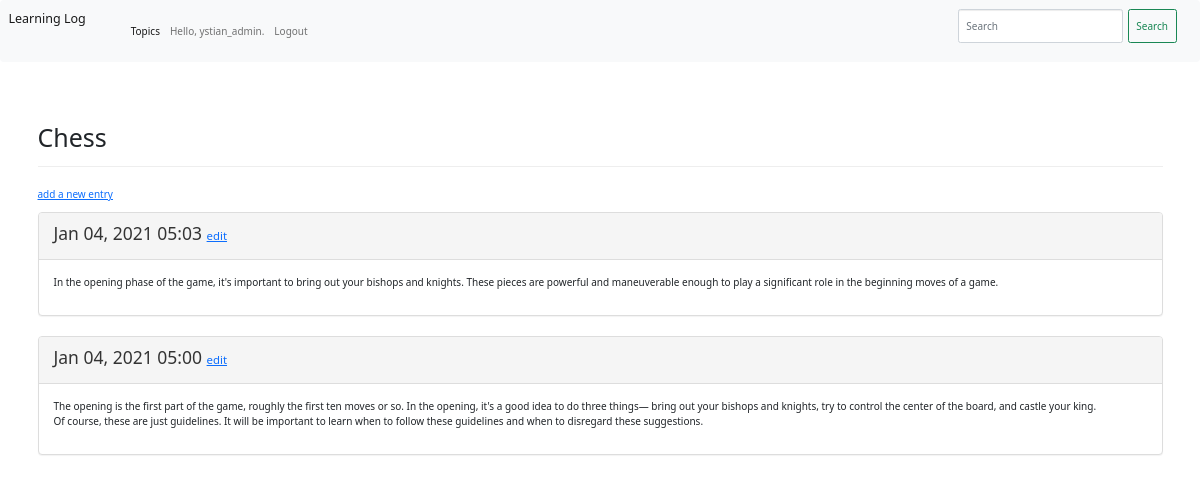
The page /topics/1/ (signed in) on the database its author committed.
### learning_logs/models.py (models this page shows, shortened)
class Topic(models.Model):
    text = models.CharField(max_length=200)
    date_added = models.DateTimeField(auto_now_add=True)
    owner = models.ForeignKey(User, on_delete = models.CASCADE)
    def __str__(self):
        return self.text

class Entry(models.Model):
    topic = models.ForeignKey(Topic,on_delete = models.CASCADE)
    text = models.TextField()
    date_added = models.DateTimeField(auto_now_add=True)
    class Meta:
        verbose_name_plural = 'entries'

### learning_logs/views.py (the view)
# urls.py: path('topics/<topic_id>/', views.topic, name = 'topic'),
@login_required
def topic(request, topic_id):
    topic = Topic.objects.get(id=topic_id)
    if request.user != topic.owner:
        raise Http404
    entries = topic.entry_set.order_by('-date_added')
    context = {'topic':topic, 'entries':entries}
    return render(request, 'learning_logs/topic.html', context)

### learning_logs/templates/learning_logs/topic.html
{% extends 'learning_logs/base.html' %}
{% block  header %}
  <h1>{{ topic }}</h1>
{% endblock header %}
{% block content %}
  <p>
    <a href="{% url 'learning_logs:new_entry' topic.id %}">add a new entry</a>
  </p>
  {% for entry in entries %}
    <div class="panel panel-default">
      <div class="panel-heading">
        <h3>{{ entry.date_added|date:'M d, Y H:i' }}
          <small>
            <a href = "{% url 'learning_logs:edit_entry' entry.id %}">edit</a>
          </small>
        </h3>
      </div>
      <div class="panel-body">
        {{ entry.text|linebreaks }}
      </div>
    </div>
  {% empty %}
	  There are no entries for this topic yet.
  {% endfor %}
{% endblock content %}

### learning_logs/templates/learning_logs/base.html (shortened to what this page needs)
{% load bootstrap3 %}
{% bootstrap_css %}
{% load bootstrap3 %}
<!DOCTYPE html>
<html lang="en">
  <head>
    <link href="https://cdn.jsdelivr.net/npm/bootstrap@5.0.0-beta1/dist/css/bootstrap.min.css" rel="stylesheet">
  </head>
  <body>
    <nav class="navbar navbar-expand-lg navbar-light bg-light">
      <div class="container-fluid">
        <a class="navbar-brand" href="{% url 'learning_logs:index' %}">Learning Log</a>
        <div class="collapse navbar-collapse" id="navbarSupportedContent">
          <ul class="navbar-nav me-auto mb-2 mb-lg-0">
            <li class="nav-item">
              <a class="nav-link active" aria-current="page" href="{% url 'learning_logs:topics' %}">Topics</a>
            </li>
            {% if user.is_authenticated %}
            <li class="nav-item">
              <a class="nav-link" href="#">Hello, {{user.username}}.</a>
            </li>
            <li class="nav-item">
              <a class="nav-link" href="{% url 'users:logout' %}">Logout</a>
            </li>
            {% endif %}
          </ul>
          <form class="d-flex">
            <input class="form-control me-2" type="search" placeholder="Search" aria-label="Search">
            <button class="btn btn-outline-success" type="submit">Search</button>
          </form>
        </div>
      </div>
    </nav>
    <div class="container">
      <div class = "page-header">
        {% block header %}{% endblock header %}
      </div>
      <div>
        {% block content %}{% endblock content %}
      </div>
    </div>
  </body>
</html>

### rows shown on the page
Topic: text "Chess"
Entry: date_added "Jan 04, 2021 05:03", text "In the opening phase of the game, it's important to bring out your bishops and knights. These pieces are powerful and maneuverable enough to play a significant role in the beginning moves of a game."
Entry: date_added "Jan 04, 2021 05:00", text "The opening is the first part of the game, roughly the first ten moves or so. In the opening, it's a good idea to do three things— bring out your bishops and knights, try to control the center of the board, and castle your king. Of course, these are just guidelines. It will be important to learn when to follow these guidelines and when to disregard these suggestions."

### other values the page prints
{{ user.username }} "ystian_admin"
